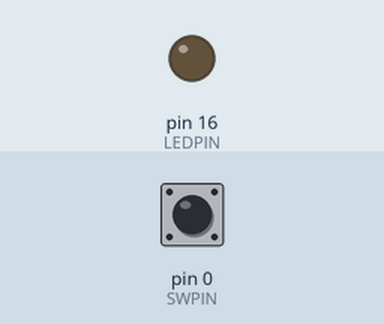
This sketch was run on a simulated Arduino Uno, built with avr-gcc and run on an emulated ATmega328P. On the bench: output pins drawn as LEDs (lit = HIGH). The test bench sets the inputs (shaded band); at power-on: pin 0 (SWPIN) LOW.

Above: at 1.2 s.
1.3 s: pin 0 (SWPIN) pulled HIGH for 0.15 s
At 1.37 s:
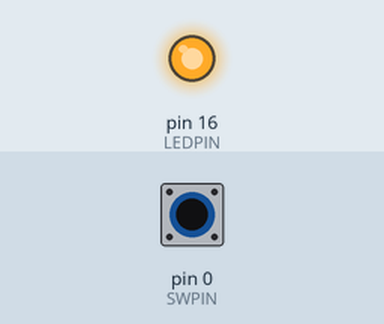
2.9 s: pin 0 (SWPIN) pulled HIGH for 3.2 s
At 6.8 s:
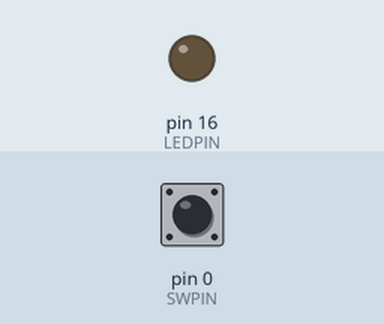
Timing chart, 0 to 8.3 s (numbered marks = the images above; inputs shaded):
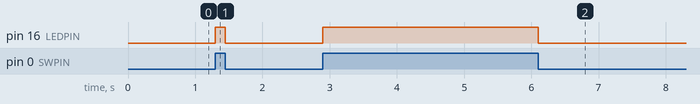

The sketch:

LAB04-Switch.ino
```cpp
#define SWPIN 0
#define LEDPIN 16

void setup() {
  pinMode(LEDPIN, OUTPUT); // Set as output
  pinMode(SWPIN, INPUT);   // Set as input
}

void loop(){
  if (digitalRead(SWPIN) == HIGH){
    digitalWrite(LEDPIN,HIGH);
  }
  else{
    digitalWrite(LEDPIN,LOW);
  }
}
```

Measured:
- after the input at 1.3 s, pin 16 (LEDPIN): LOW → HIGH at once, → LOW 0.15 s later
- after the input at 2.9 s, pin 16 (LEDPIN): LOW → HIGH at once, → LOW 3.2 s later
